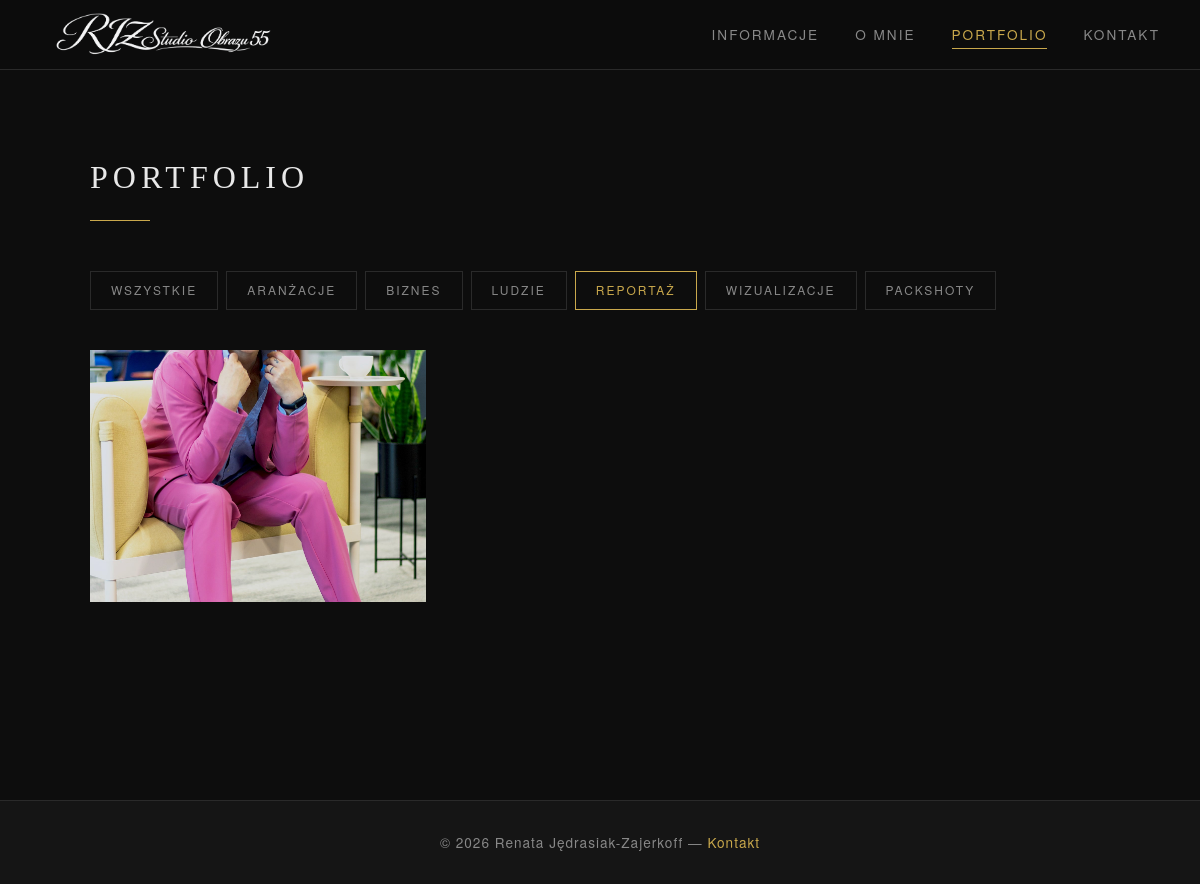
/portfolio/reportaz/, run on an earlier commit of the app's database.
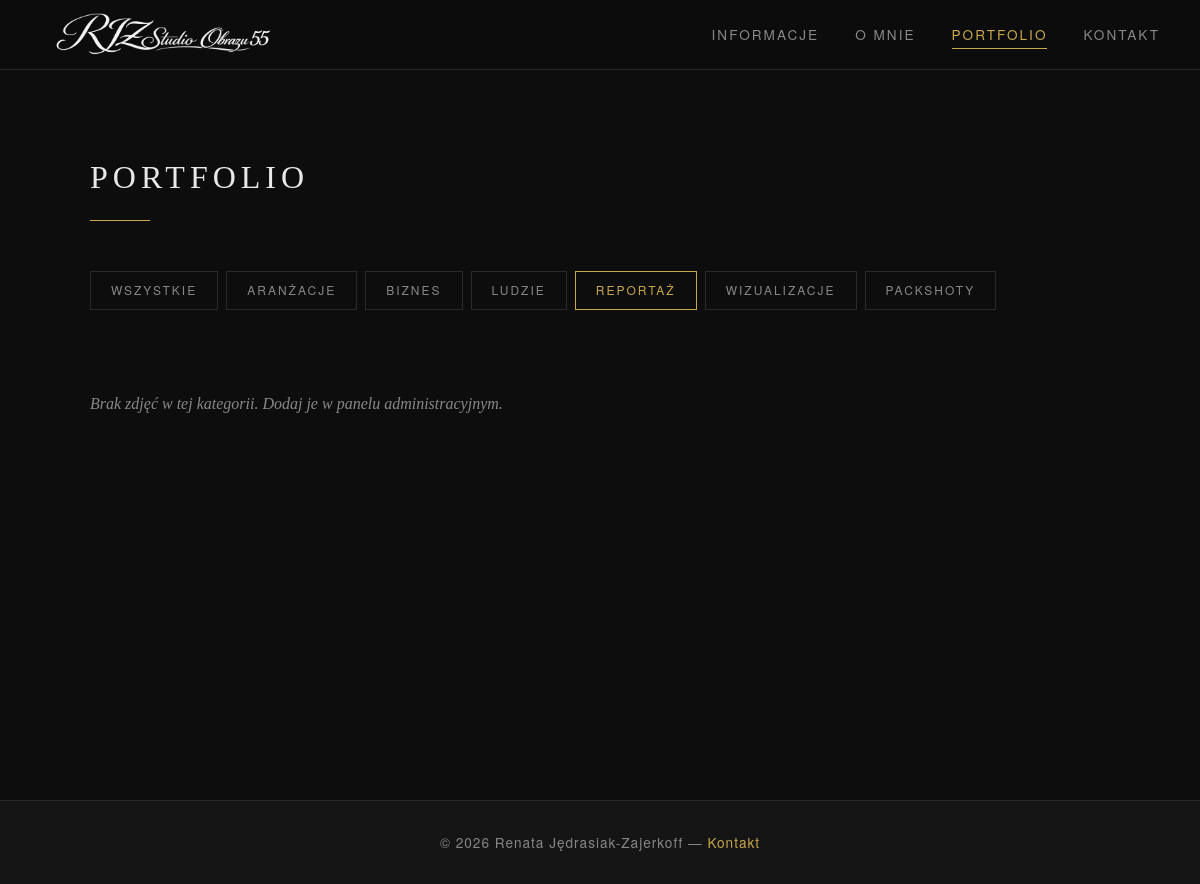
And on a later commit of the database.
### portfolio/models.py (models this page shows, shortened)
class PortfolioCategory(models.Model):
    name = models.CharField("Nazwa kategorii", max_length=100)
    slug = models.SlugField("Slug URL", unique=True)
    order = models.PositiveIntegerField("Kolejność", default=0)
    class Meta:
        verbose_name = "Kategoria portfolio"
        verbose_name_plural = "Kategorie portfolio"
        ordering = ['order', 'name']

class PortfolioPhoto(models.Model):
    category = models.ForeignKey(
        PortfolioCategory,
        on_delete=models.SET_NULL,
        null=True, blank=True,
        related_name='photos',
        verbose_name="Kategoria"
    )
    title = models.CharField("Tytuł", max_length=200, blank=True)
    description = models.TextField("Opis", blank=True)
    image = models.ImageField("Zdjęcie", upload_to='portfolio/')
    order = models.PositiveIntegerField("Kolejność", default=0)
    is_featured = models.BooleanField("Wyróżnione (na stronie głównej)", default=False)
    created_at = models.DateTimeField(auto_now_add=True)
    class Meta:
        verbose_name = "Zdjęcie portfolio"
        verbose_name_plural = "Zdjęcia portfolio"
        ordering = ['order', '-created_at']

### portfolio/views.py (the view)
# urls.py: path('portfolio/', views.portfolio_view, name='portfolio'),
def portfolio_view(request, slug=None):
    site_info = get_site_info()
    categories = safe_db_call(
        lambda: list(PortfolioCategory.objects.all()),
        [],
        "Loading portfolio categories",
    )
    active_category = None
    if slug:
        try:
            active_category = get_object_or_404(PortfolioCategory, slug=slug)
            photos = list(PortfolioPhoto.objects.filter(category=active_category))
        except DB_EXCEPTIONS:
            logger.exception("Loading portfolio category failed.")
            active_category = None
            photos = []
    else:
        photos = safe_db_call(
            lambda: list(PortfolioPhoto.objects.all()),
            [],
            "Loading portfolio photos",
        )
    return render(
        request,
        "portfolio/portfolio.html",
        {
            "photos": photos,
            "categories": categories,
            "active_category": active_category,
            "site_info": site_info,
            "active": "portfolio",
        },
    )

### portfolio/views.py (called while the page is built)
def safe_db_call(callback, default, label):
    try:
        return callback()
    except DB_EXCEPTIONS:
        logger.exception("%s failed.", label)
        return default

def get_site_info():
    return safe_db_call(lambda: SiteInfo.objects.first(), None, "Loading site info")

### templates/portfolio/portfolio.html (shortened to what this page needs)
{% extends 'base.html' %}
{% block content %}
<div class="section">
    <h2 class="section-title">Portfolio</h2>
    <div class="category-tabs">
        <a href="{% url 'portfolio' %}" class="tab-btn {% if not active_category %}active{% endif %}">Wszystkie</a>
        {% for cat in categories %}
        <a href="{% url 'portfolio_category' cat.slug %}"
           class="tab-btn {% if active_category.slug == cat.slug %}active{% endif %}">
            {{ cat.name }}
        </a>
        {% endfor %}
    </div>
    {% if photos %}
    <div class="photo-grid">
        {% for photo in photos %}
        <div
            class="photo-item"
            data-lightbox-src="{{ photo.image.url }}"
            data-lightbox-alt="{{ photo.title }}"
            data-lightbox-title="{{ photo.title }}"
            data-lightbox-description="{{ photo.description }}"
        >
            <img src="{{ photo.image.url }}" alt="{{ photo.title }}" loading="lazy">
        </div>
        {% endfor %}
    </div>
    {% else %}
    <p class="no-photos">Brak zdjęć w tej kategorii. Dodaj je w panelu administracyjnym.</p>
    {% endif %}
</div>
{% endblock %}

What changed in the data, as far as the page shows it:
no longer on this page (row edited): PortfolioPhoto: image (picture)
Also different on the page:
text now shown: "Brak zdjęć w tej kategorii. Dodaj je w panelu administracyjnym."
